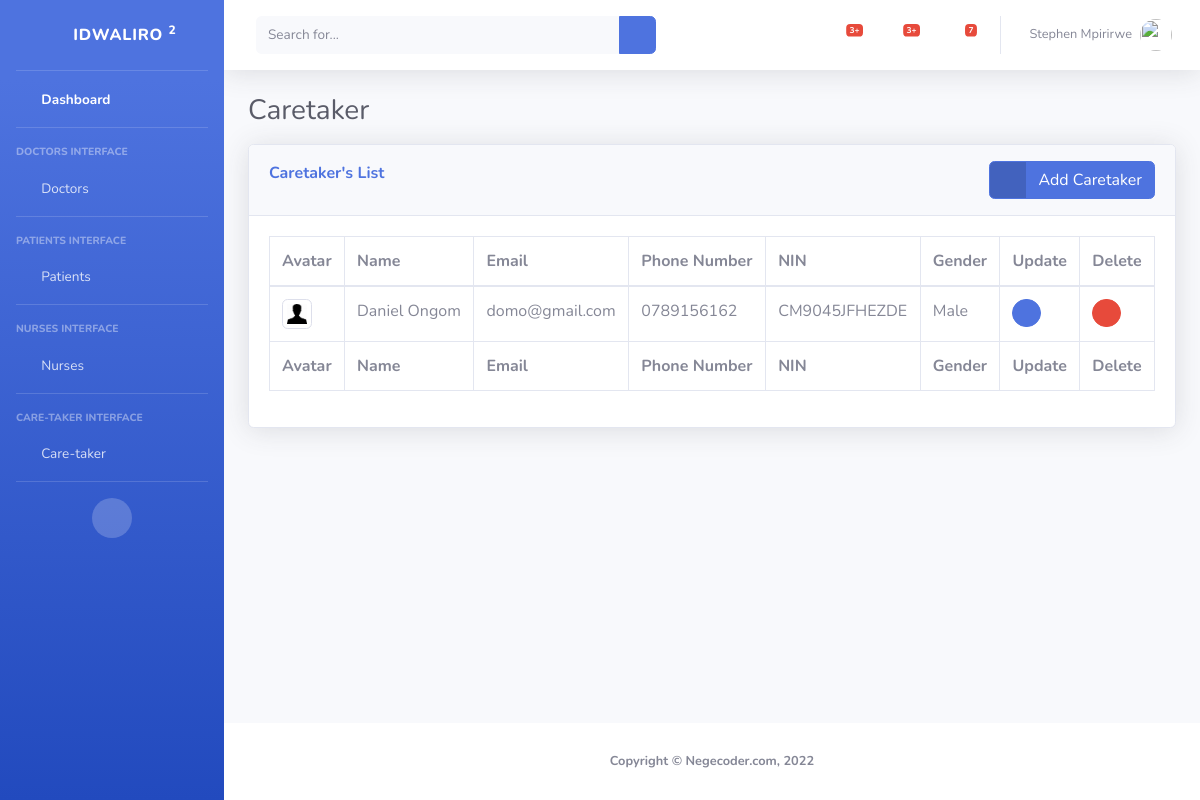
The page /core/caretaker/ (signed in) on the database its author committed.
### core/models.py (models this page shows, shortened)
class Caretaker(models.Model):
    created_at = models.DateTimeField(auto_now_add=True)
    first_name = models.CharField(max_length=100)
    last_name = models.CharField(max_length=100)
    email = models.EmailField(max_length=100)
    phone_number = models.CharField(max_length=100)
    password = models.CharField(max_length=100)
    password2 = models.CharField(max_length=100)
    nin = models.CharField(max_length=20, unique=True)
    gender = models.CharField(max_length=6, default=Gender.MALE, choices=Gender.CHOICES)
    avatar = models.ImageField(upload_to="profile_image/caretaker")
    updated_at = models.DateTimeField(auto_now=True)
    class Meta:
        verbose_name_plural = 'Caretaker'

### core/views.py (the view)
# urls.py: path('caretaker/', caretaker, name='caretaker'),
def caretaker(request):
    if request.method == 'POST':
        print("It's a post method")
    else:
        caretaker = Caretaker.objects.all()
        print("It's a get method")
    return render(request, 'core/caretaker.html',
        {
            'caretaker': caretaker,
            'page': 'caretaker',
        }
    )

### core/templates/core/caretaker.html (shortened to what this page needs)
{% extends "./base.html" %}
{% load static %}
{% block styles %}
<link href="{% static 'core/vendor/datatables/dataTables.bootstrap4.min.css' %}" rel="stylesheet">
{% endblock %}
{% block content %}
<h1 class="h3 mb-3 text-gray-800">Caretaker</h1>
<div class="card shadow mb-4">
    <div class="card-header py-3">
        <div class="d-inline m-0 font-weight-bold text-primary">Caretaker's List</div>
        <div class="d-inline float-right">
            <a href="{% url 'caretaker_add' %}" class="btn btn-primary btn-icon-split">
                <span class="icon text-white-50">
                    <i class="fas fa-user-plus"></i>
                </span>
                <span class="text">Add Caretaker</span>
            </a>
        </div>
    </div>
    <div class="card-body">
        {% if caretaker %}
        <div class="table-responsive">
            <table class="table table-bordered" id="dataTable" width="100%" cellspacing="0">
                <thead>
                    <tr>
                        <th>Avatar</th>
                        <th>Name</th>
                        <th>Email</th>
                        <th>Phone Number</th>
                        <th>NIN</th>
                        <th>Gender</th>
                        {% if admin %}
                        <th>Update</th>
                        <th>Delete</th>
                        {% endif %}
                    </tr>
                </thead>
                <tfoot>
                    <tr>
                        <th>Avatar</th>
                        <th>Name</th>
                        <th>Email</th>
                        <th>Phone Number</th>
                        <th>NIN</th>
                        <th>Gender</th>
                        {% if admin %}
                        <th>Update</th>
                        <th>Delete</th>
                        {% endif %}
                    </tr>
                </tfoot>
                <tbody>
                    {% for d in caretaker %}
                    <tr>
                        <td>
                            <img src="{{ d.avatar.url }}" class="img-thumbnail" width="30px" height="30px" alt="Profile Photo" srcset="">
                        </td>
                        <td>{{ d.first_name }} {{ d.last_name }}</td>
                        <td>{{ d.email }}</td>
                        <td>{{ d.phone_number }}</td>
                        <td>{{ d.nin }}</td>
                        <td>{{ d.gender }}</td>
                        {% if admin %}
                        <td>
                            <a href="{% url 'caretaker_edit' d.id %}" class="btn btn-primary btn-circle btn-sm">
                                <i class="fas fa-pen"></i>
                            </a>
                        </td>
                        <td>
                            <a href="#" class="btn btn-danger btn-circle btn-sm getid" data-getid="{{ d.id }}"
                                data-toggle="modal" data-target="#deleteModal">
                                <i class="fas fa-trash"></i>
                            </a>
                        </td>
                        {% endif %}
                    </tr>
                    {% endfor %}
                </tbody>
            </table>
        </div>
        {% endif %}
    </div>
</div>
{% endblock %}

### core/templates/core/base.html (shortened to what this page needs)
{% load static %}
<!DOCTYPE html>
<html lang="en">
    <head>
        <link href="{% static 'core/vendor/fontawesome-free/css/all.min.css' %}" rel="stylesheet" type="text/css">
        <link href="{% static 'core/css/sb-admin-2.min.css' %}" rel="stylesheet">
        {% block styles %}
        {% endblock %}
    </head>
    <body id="page-top">
        <div id="wrapper">
            <ul class="navbar-nav bg-gradient-primary sidebar sidebar-dark accordion" id="accordionSidebar">
                <a class="sidebar-brand d-flex align-items-center justify-content-center" href="{% url 'index' %}">
                    <div class="sidebar-brand-icon rotate-n-15">
                        <i class="fas fa-laugh-wink"></i>
                    </div>
                    <div class="sidebar-brand-text mx-3">iDwaliro <sup>2</sup></div>
                </a>
                <hr class="sidebar-divider my-0">
                <li class="nav-item active">
                    <a class="nav-link" href="{% url 'index' %}">
                        <i class="fas fa-fw fa-tachometer-alt"></i>
                        <span>Dashboard</span></a>
                </li>
                {% if admin %}
                <hr class="sidebar-divider">
                <div class="sidebar-heading">
                    Doctors Interface
                </div>
                <li class="nav-item">
                    <a class="nav-link collapsed" href="#" data-toggle="collapse" data-target="#collapseDoctor"
                        aria-expanded="true" aria-controls="collapseDoctor">
                        <i class="fas fa-fw fa-cog"></i>
                        <span>Doctors</span>
                    </a>
                </li>
                {% endif %}
                <hr class="sidebar-divider">
                <div class="sidebar-heading">
                    Patients Interface
                </div>
                <li class="nav-item">
                    <a class="nav-link collapsed" href="#" data-toggle="collapse" data-target="#collapsePatients"
                        aria-expanded="true" aria-controls="collapsePatients">
                        <i class="fas fa-fw fa-wrench"></i>
                        <span>Patients</span>
                    </a>
                </li>
                {% if admin %}
                <hr class="sidebar-divider">
                <div class="sidebar-heading">
                    Nurses Interface
                </div>
                <li class="nav-item">
                    <a class="nav-link collapsed" href="#" data-toggle="collapse" data-target="#collapseNurses"
                        aria-expanded="true" aria-controls="collapseNurses">
                        <i class="fas fa-fw fa-folder"></i>
                        <span>Nurses</span>
                    </a>
                </li>
                <hr class="sidebar-divider">
                <div class="sidebar-heading">
                    Care-taker Interface
                </div>
                <li class="nav-item">
                    <a class="nav-link collapsed" href="#" data-toggle="collapse" data-target="#collapseCaretaker"
                        aria-expanded="true" aria-controls="collapseCaretaker">
                        <i class="fas fa-fw fa-folder"></i>
                        <span>Care-taker</span>
                    </a>
                </li>
                {% endif %}
                <hr class="sidebar-divider d-none d-md-block">
                <div class="text-center d-none d-md-inline">
                    <button class="rounded-circle border-0" id="sidebarToggle"></button>
                </div>
            </ul>
            <div id="content-wrapper" class="d-flex flex-column">
                <div id="content">
                    <nav class="navbar navbar-expand navbar-light bg-white topbar mb-4 static-top shadow">
                        <form class="d-none d-sm-inline-block form-inline mr-auto ml-md-3 my-2 my-md-0 mw-100 navbar-search">
                            <div class="input-group">
                                <input type="text" class="form-control bg-light border-0 small" placeholder="Search for..."
                                    aria-label="Search" aria-describedby="basic-addon2">
                                <div class="input-group-append">
                                    <button class="btn btn-primary" type="button">
                                        <i class="fas fa-search fa-sm"></i>
                                    </button>
                                </div>
                            </div>
                        </form>
                        <ul class="navbar-nav ml-auto">
                            {% if admin %}
                            <li class="nav-item dropdown no-arrow mx-1">
                                <a class="nav-link dropdown-toggle" href="#" id="alertsDropdown" role="button"
                                    data-toggle="dropdown" aria-haspopup="true" aria-expanded="false">
                                    <i class="fas fa-user-md fa-2x text-gray-600"></i>
                                    <span class="badge badge-danger badge-counter">3+</span>
                                </a>
                            </li>
                            <li class="nav-item dropdown no-arrow mx-1">
                                <a class="nav-link dropdown-toggle" href="#" id="alertsDropdown" role="button"
                                    data-toggle="dropdown" aria-haspopup="true" aria-expanded="false">
                                    <i class="fas fa-user-nurse fa-2x text-gray-700"></i>
                                    <span class="badge badge-danger badge-counter">3+</span>
                                </a>
                            </li>
                            <li class="nav-item dropdown no-arrow mx-1">
                                <a class="nav-link dropdown-toggle" href="#" id="messagesDropdown" role="button"
                                    data-toggle="dropdown" aria-haspopup="true" aria-expanded="false">
                                    <i class="fas fa-user-injured fa-2x text-gray-900"></i>
                                    <span class="badge badge-danger badge-counter">7</span>
                                </a>
                            </li>
                            {% endif %}
                            <li class="nav-item dropdown no-arrow">
                                <a class="nav-link dropdown-toggle" href="#" id="userDropdown" role="button"
                                    data-toggle="dropdown" aria-haspopup="true" aria-expanded="false">
                                    <span class="mr-2 d-none d-lg-inline text-gray-600 small">
                                        {% if admin %}
                                            {{ admin.first_name }} {{ admin.last_name }}
                                        {% elif patient %}
                                            {{ patient.first_name }} {{ patient.last_name }}
                                        {% elif nurse %}
                                            {{ nurse.first_name }} {{ nurse.last_name }}
                                        {% elif doctor %}
                                            {{ doctor.first_name }} {{ doctor.last_name }}
                                        {% elif caretaker %}
                                            {{ caretaker.first_name }} {{ caretaker.last_name }}
                                        {% endif %}
                                    </span>
                                    <img class="img-profile rounded-circle"
                                    src="
                                        {% if admin %}
                                            {% static 'core/img/undraw_profile.svg' %}
                                        {% elif patient %}
                                            {{ patient.avatar.url }}
                                        {% elif nurse %}
                                            {{ nurse.avatar.url }}
                                        {% elif doctor %}
                                            {{ doctor.avatar.url }}
                                        {% elif caretaker %}
                                            {{ caretaker.avatar.url }}
                                        {% endif %}
                                    ">
                                </a>
                            </li>
                        </ul>
                    </nav>
                    <div class="container-fluid">
                        {% block content %}
                        {% endblock %}
                    </div>
                </div>
                <footer class="sticky-footer bg-white">
                    <div class="container my-auto">
                        <div class="copyright text-center my-auto">
                            <span><strong>Copyright &copy; Negecoder.com, 2022</strong></span>
                        </div>
                    </div>
                </footer>
            </div>
        </div>
    </body>
</html>

### rows shown on the page
Caretaker: avatar (picture), first_name "Daniel", last_name "Ongom", email "domo@gmail.com", phone_number "0789156162", nin "CM9045JFHEZDE", gender "Male"

### other values the page prints
{{ admin.first_name }} "Stephen"
{{ admin.last_name }} "Mpirirwe"
